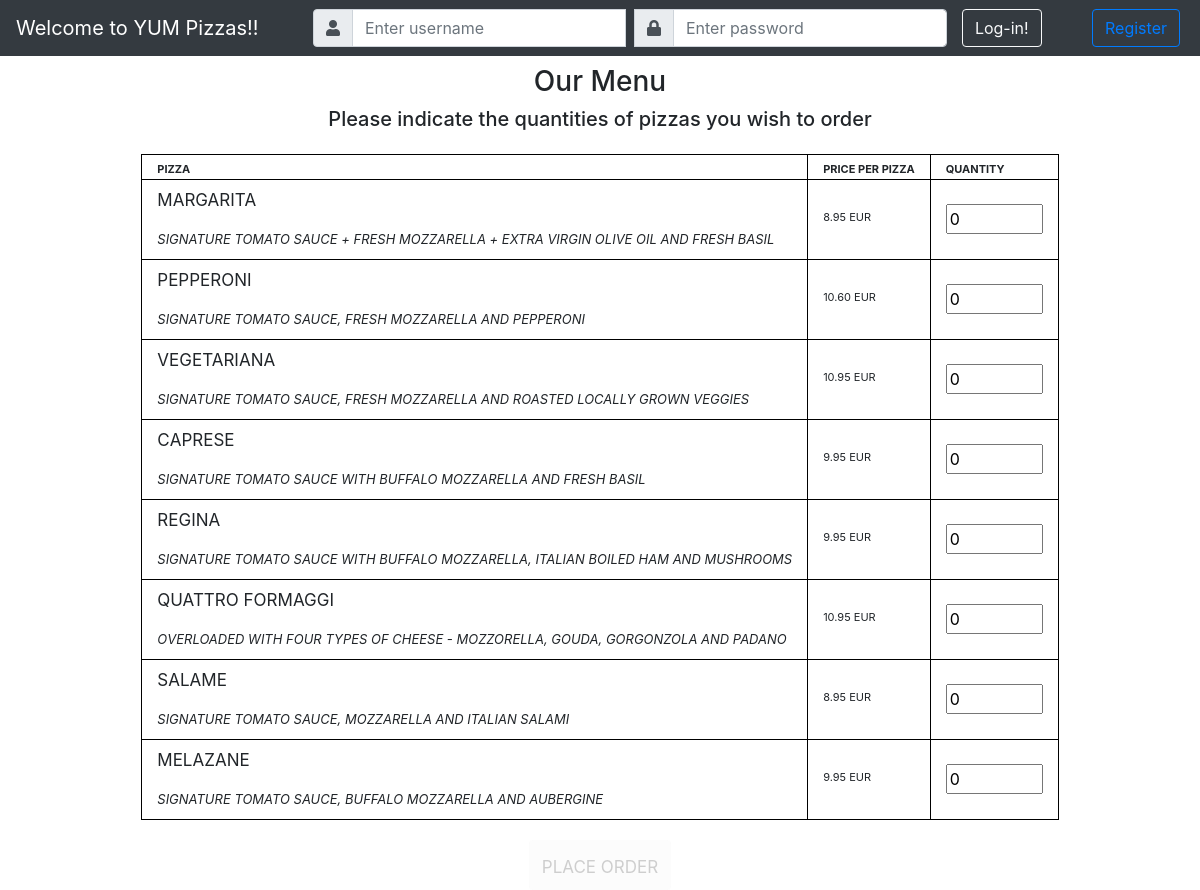
The page /menu on the database its author committed.
### onlinepizzas/models.py (models this page shows)
class Pizza(models.Model):
    name = models.CharField(max_length=60, unique=True)
    description = models.CharField(max_length=250)
    price = models.DecimalField(max_digits=4, decimal_places=2, default=0.00, editable=False)
    class Meta:
        db_table = "pizza"
        managed = True

### onlinepizzas/views.py (the view)
# urls.py: path("menu", views.menu_view, name="menu_view"),
def menu_view(request):
    pizzas = Pizza.objects.all()
    return render(request, 'menu.html', {"pizzas": pizzas})

### onlinepizzas/templates/menu.html (shortened to what this page needs)
{% extends "layout.html" %}
{% block body %}
    <form action= "{%  url  'confirm_order' %}" method="post">
        <div class="container">
          <div class="text-center" style="padding-bottom: 15px;">
              <h3>Our Menu</h3>
              <h5>Please indicate the quantities of pizzas you wish to order</h5>
          </div>
          <table>
            <thead>
                <th scope="col">Pizza</th>
                <th scope="col">Price per pizza</th>
                <th scope="col">Quantity</th>
            </thead>
            {% for pizza in pizzas %}
                <tr>
                    <td>
                        <label for="{{pizza.name}}" style="font-size: x-large">{{pizza.name}}</label><br>
                        <label for="{{ pizza.description }}" style="font-size: large; font-style: italic;">{{ pizza.description }}</label>
                    </td>
                    <td><label for="{{ pizza.price }}">{{ pizza.price }} EUR </label></td>
                    <td><input name="qty" class="qty" type="number" min="0" max="100" value="0"></td>
                </tr>
            {% endfor %}
          </table>
        <div class="text-center" style="padding-top: 20px; ">
          <button id="placeorder" type="submit" class="btn mx-1 my-xl-0 my-2" disabled
                  style="font-size: x-large;font-variant-caps: all-small-caps;"> Place Order </button>
        </div>
    </div>
    </form>
{% endblock %}

### onlinepizzas/templates/layout.html (style rules this page uses)
table, th, td { border: 1px solid black; }
th, td { padding: 0 15px; }
table { font-variant-caps: all-small-caps; margin: auto; }

### rows shown on the page
Pizza: name "Margarita", description "Signature tomato sauce + Fresh mozzarella + Extra virgin olive oil and fresh basil", price "8.95"
Pizza: name "Pepperoni", description "Signature tomato sauce, fresh mozzarella and pepperoni", price "10.60"
Pizza: name "Vegetariana", description "Signature tomato sauce, fresh mozzarella and roasted locally grown veggies", price "10.95"
Pizza: name "Caprese", description "Signature tomato sauce with buffalo mozzarella and fresh basil", price "9.95"
Pizza: name "Regina", description "Signature tomato sauce with buffalo mozzarella, italian boiled ham and mushrooms", price "9.95"
Pizza: name "Quattro Formaggi", description "Overloaded with four types of cheese - mozzorella, gouda, gorgonzola and padano", price "10.95"
Pizza: name "Salame", description "Signature tomato sauce, mozzarella and Italian salami", price "8.95"
Pizza: name "Melazane", description "Signature tomato sauce, buffalo mozzarella and aubergine", price "9.95"
